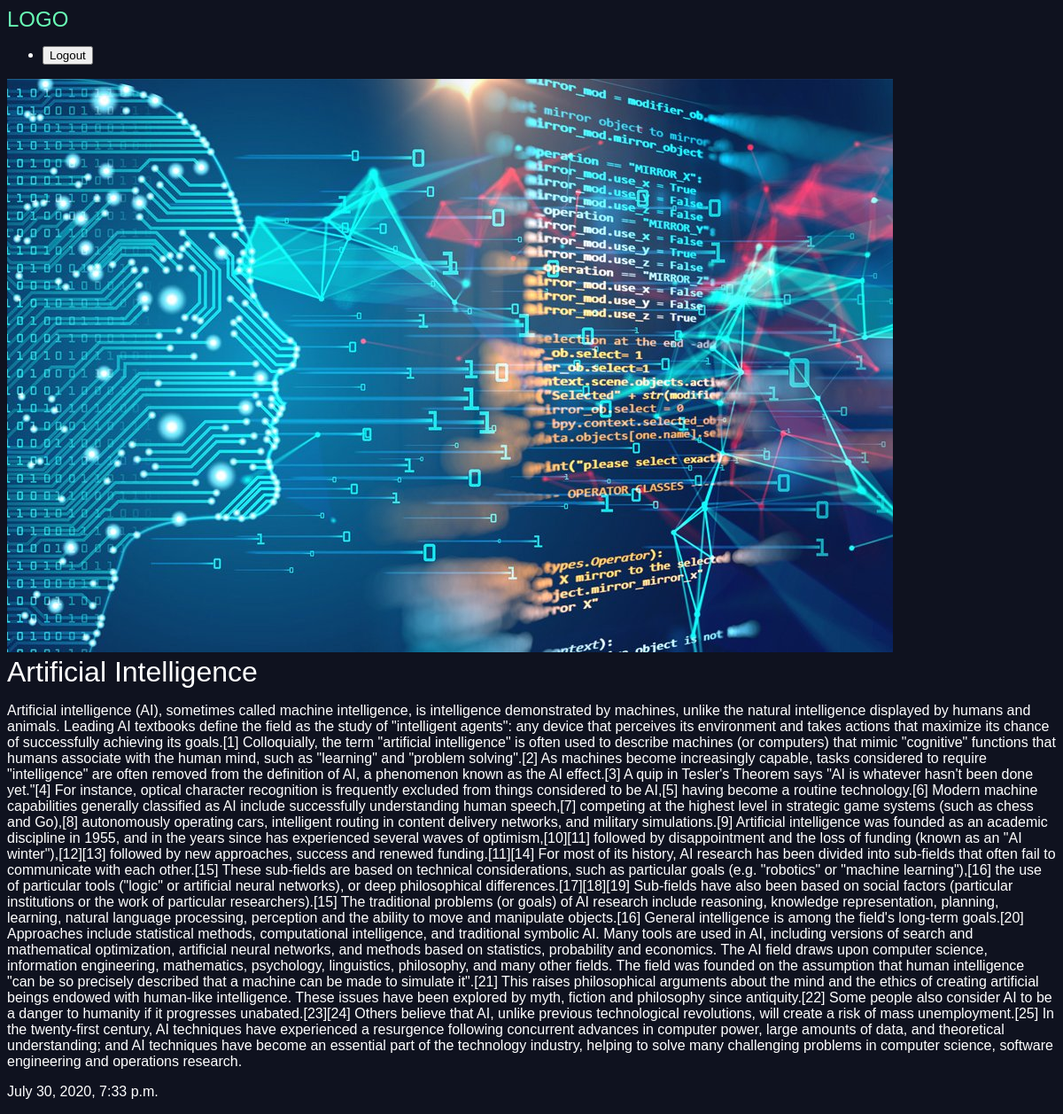
Screenshot of /articles/Artificial_intelligence with the database file from the repository.
### articles/models.py (models this page shows, shortened)
class Article(models.Model):
    title = models.CharField(max_length = 100)
    slug = models.SlugField()
    body = models.TextField()
    date = models.DateTimeField(auto_now_add = True)
    image = models.ImageField(default='default.jpg', blank=True)

### articles/views.py (the view)
# urls.py: path('<slug>', views.articles_detail,name="detail"),
def articles_detail(request, slug):
    article = models.Article.objects.get(slug=slug)
    return render(request, 'articles/article_detail.html', {'article':article})

### articles/templates/articles/article_detail.html (shortened to what this page needs)
{% extends 'base.html' %}
{% block content %}
<div class="article-detail">
  <div class="article">
    <img src="{{article.image.url}}" alt="">
    <h1>{{article.title}}</h1>
    <p>{{article.body}}</p>
    <p>{{article.date}}</p>
  </div>
</div>
{% endblock %}

### assets/styles.css (style rules this page uses)
body { background-color: #0f121f; background-image: url(stars.jpg); background-repeat: no-repeat; background-attachment: fixed; color: #fff; }
body * { font-family: arial; }
h1,h2,h3,h4,h5,h6 { font-weight: normal; margin: 0; }

### rows the page displays
Article: image (picture), title "Artificial Intelligence", body "Artificial intelligence (AI), sometimes called machine intelligence, is intelligence demonstrated by machines, unlike the natural intelligence displayed by humans and animals. Leading AI textbooks define the field as the study of \"intelligent agents\": any device that perceives its environment and takes actions that maximize its chance of successfully achieving its goals.[1] Colloquially, the term \"artificial intelligence\" is often used to describe machines (or computers) that mimic \"cognitive\" functions that humans associate with the human mind, such as \"learning\" and \"problem solving\".[2] As machines become increasingly capable, tasks considered to require \"intelligence\" are often removed…", date "July 30, 2020, 7:33 p.m."
